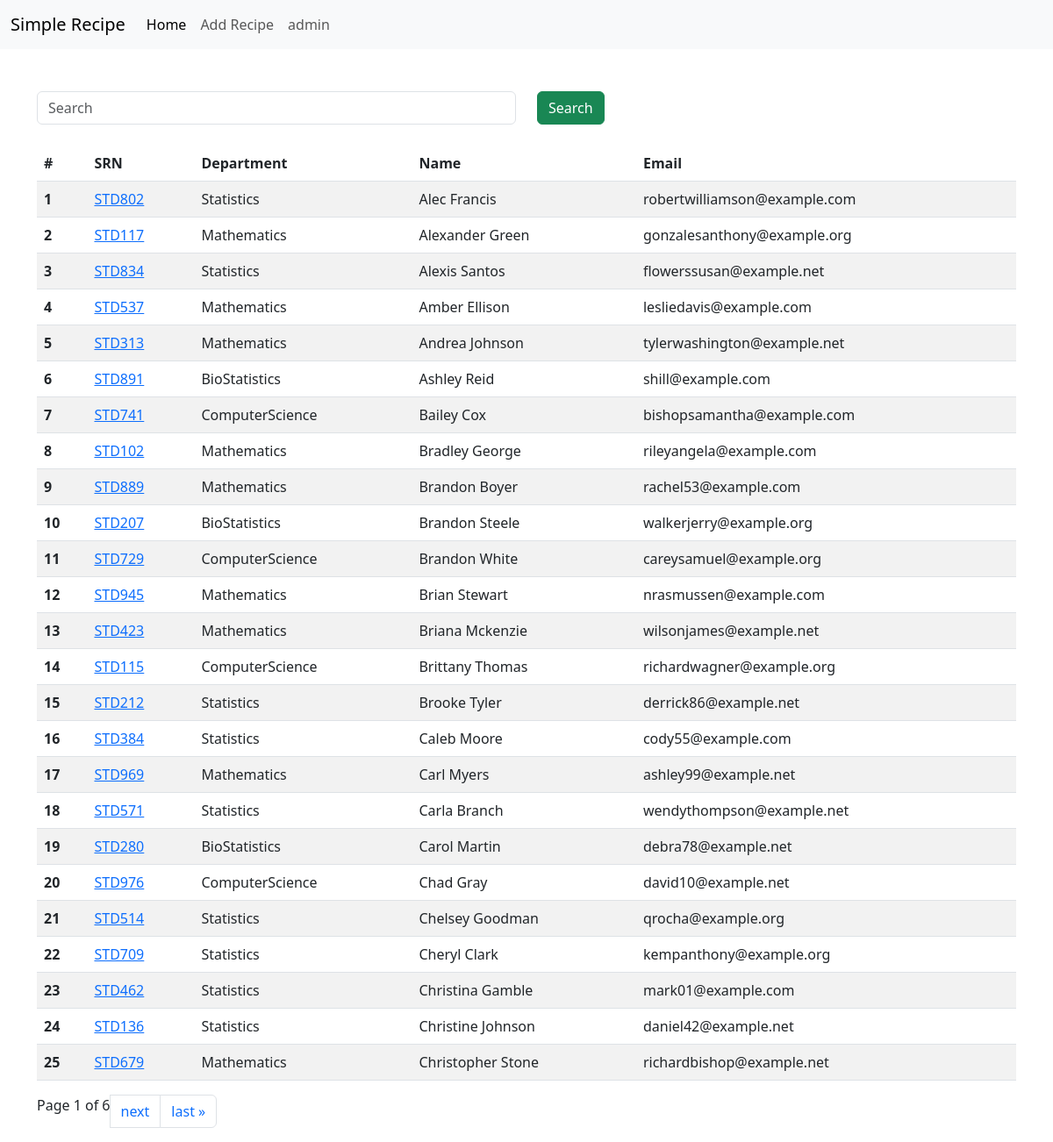
The page /student/ on the database its author committed.
### student/models.py (models this page shows, shortened)
class Student(models.Model):
    srn = models.OneToOneField(StudentID, on_delete=models.CASCADE)
    dept_name = models.ForeignKey(Department, on_delete=models.CASCADE)
    name = models.CharField(max_length=30)
    email = models.EmailField(unique=True)
    age = models.IntegerField(default=18)
    address = models.TextField(blank=True, null=True)
    class Meta:
        ordering = ['name']

class StudentID(models.Model):
    srn = models.CharField(max_length=20)
    def __str__(self):
        return self.srn

class Department(models.Model):
    department = models.CharField(max_length=20)
    def __str__(self):
        return self.department
    class Meta:
        ordering = ['department']

### student/views.py (the view, shortened to what this page needs)
# urls.py: path('student/', include('student.urls')),
def student(request):
    student_obj = Student.objects.all()
    paginator = Paginator(student_obj, 25)  # Show 25 contacts per page.
    page_number = request.GET.get("page", 1)
    page_obj = paginator.get_page(page_number)
    context = {'students': page_obj}
    return render(request, 'student/student.html', context)

### templates/student/student.html (shortened to what this page needs)
{% extends 'index.html' %}
{% block content %}
<div class="container mt-5">
  <form class="mb-4">
    <div class="row">
      <div class="col-md-6">
        <input type="text" name="search" class="form-control" placeholder="Search"/>
      </div>
      <div class="col-md-6">
        <button class="btn btn-success">Search</button>
      </div>
    </div>
  </form>
  <table class="table table-striped">
      <thead>
        <tr>
          <th scope="col">#</th>
          <th scope="col">SRN</th>
          <th scope="col">Department</th>
          <th scope="col">Name</th>
          <th scope="col">Email</th>
          </tr>
      </thead>
      <tbody>
          {% for student in students %}
        <tr>
          <th scope="row">{{forloop.counter}}</th>
          <td><a href="{% url 'marks' student.srn  %}">{{student.srn}}</a></td>
          <td>{{student.dept_name}}</td>
          <td>{{student.name}}</td>
          <td>{{student.email}}</td>
        </tr>
          {% endfor %}
      </tbody>
  </table>
  <nav aria-label="Page navigation example">
      <ul class="pagination">
      <li class="page-item">Page {{ students.number }} of {{ students.paginator.num_pages }}</li>
      {% if students.has_next %}
      <li class="page-item"><a class="page-link" href="?page={{ students.next_page_number }}">next</a></li>
      <li class="page-item"><a class="page-link" href="?page={{ students.paginator.num_pages }}">last &raquo;</a></li>
      {% endif %}
      </ul>
  </nav>
</div>
{% endblock content%}

### rows shown on the page
Student: srn "STD802", dept_name "Statistics", name "Alec Francis", email "robertwilliamson@example.com"
Student: srn "STD117", dept_name "Mathematics", name "Alexander Green", email "gonzalesanthony@example.org"
Student: srn "STD834", dept_name "Statistics", name "Alexis Santos", email "flowerssusan@example.net"
Student: srn "STD537", dept_name "Mathematics", name "Amber Ellison", email "lesliedavis@example.com"
Student: srn "STD313", dept_name "Mathematics", name "Andrea Johnson", email "tylerwashington@example.net"
Student: srn "STD891", dept_name "BioStatistics", name "Ashley Reid", email "shill@example.com"
Student: srn "STD741", dept_name "ComputerScience", name "Bailey Cox", email "bishopsamantha@example.com"
Student: srn "STD102", dept_name "Mathematics", name "Bradley George", email "rileyangela@example.com"
Student: srn "STD889", dept_name "Mathematics", name "Brandon Boyer", email "rachel53@example.com"
Student: srn "STD207", dept_name "BioStatistics", name "Brandon Steele", email "walkerjerry@example.org"
Student: srn "STD729", dept_name "ComputerScience", name "Brandon White", email "careysamuel@example.org"
Student: srn "STD945", dept_name "Mathematics", name "Brian Stewart", email "nrasmussen@example.com"
Student: srn "STD423", dept_name "Mathematics", name "Briana Mckenzie", email "wilsonjames@example.net"
Student: srn "STD115", dept_name "ComputerScience", name "Brittany Thomas", email "richardwagner@example.org"
Student: srn "STD212", dept_name "Statistics", name "Brooke Tyler", email "derrick86@example.net"
Student: srn "STD384", dept_name "Statistics", name "Caleb Moore", email "cody55@example.com"
Student: srn "STD969", dept_name "Mathematics", name "Carl Myers", email "ashley99@example.net"
Student: srn "STD571", dept_name "Statistics", name "Carla Branch", email "wendythompson@example.net"
Student: srn "STD280", dept_name "BioStatistics", name "Carol Martin", email "debra78@example.net"
Student: srn "STD976", dept_name "ComputerScience", name "Chad Gray", email "david10@example.net"
Student: srn "STD514", dept_name "Statistics", name "Chelsey Goodman", email "qrocha@example.org"
Student: srn "STD709", dept_name "Statistics", name "Cheryl Clark", email "kempanthony@example.org"
Student: srn "STD462", dept_name "Statistics", name "Christina Gamble", email "mark01@example.com"
Student: srn "STD136", dept_name "Statistics", name "Christine Johnson", email "daniel42@example.net"
Student: srn "STD679", dept_name "Mathematics", name "Christopher Stone", email "richardbishop@example.net"

### other values the page prints
{{ students.number }} "1"
{{ students.paginator.num_pages }} "6"
